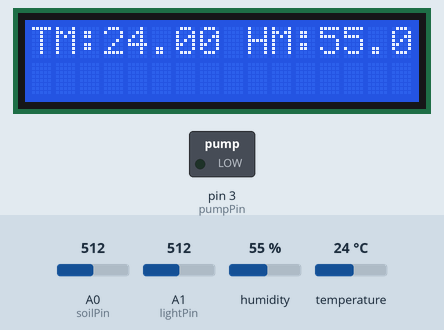
This sketch was run on a simulated Arduino Uno, built with avr-gcc and run on an emulated ATmega328P. On the bench: 16×2 character LCD, switched loads named in the sketch (green lamp = pin HIGH). The inputs (shaded band) are chosen by the test bench; at power-on: A0 (soilPin) = 512, humidity 55 %, temperature 24 °C, A1 (lightPin) = 512. What the sketch prints to the serial monitor is not drawn.

Above: at 1.3 s.
1.4 s: A0 (soilPin) set to 734
2.9 s: A0 (soilPin) set to 765
At 3.6 s:
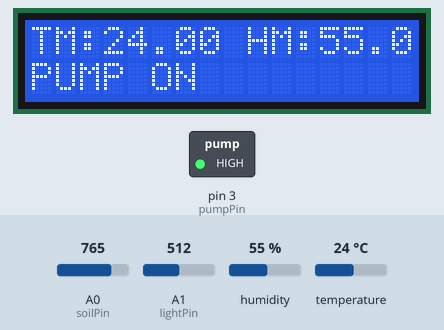
5.9 s: A0 (soilPin) set to 514
7.6 s: A0 (soilPin) set to 491
At 8.2 s:
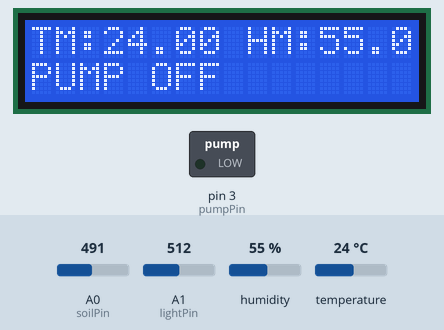
10.7 s: humidity set to 22 %
At 11.7 s:
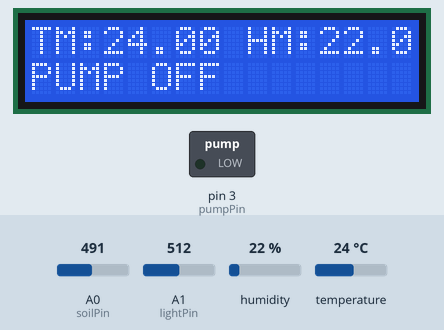
12.7 s: temperature set to 12 °C
At 14.0 s:
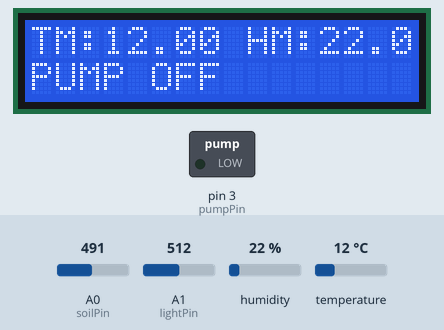
Timing chart, 0 to 15.7 s (numbered marks = the images above; inputs shaded):
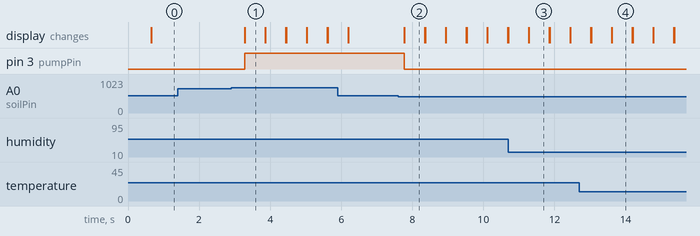

The sketch:

Smart_Farm.ino
```cpp
#include <DHT.h>
#include <DHT_U.h>
#include <Wire.h>
#include <LiquidCrystal_I2C.h>

LiquidCrystal_I2C lcd(0x27,16,2);

#define DHTTYPE DHT11
#define DHTPIN 2
#define soilPin A0
#define lightPin A1
#define pumpPin 3
int soilValue;
float temperature;
float humidity;
int lightValue;
int doOnce = 1;
DHT_Unified dht(DHTPIN, DHTTYPE);

uint32_t delayMS;
void setup() {
  // put your setup code here, to run once:
  Serial.begin(9600);
  dht.begin();
  lcd.init();
  lcd.init();
  lcd.backlight();
  lcd.clear();
  sensor_t sensor;
  dht.temperature().getSensor(&sensor);
  pinMode(pumpPin, OUTPUT);

}

void loop() {
  // put your main code here, to run repeatedly:
  soil();
  temp();
  light(); // I didn't do anything with my Light Value
  delay(500);
  if (doOnce == 1)
  {
    LCD(temperature,humidity);
  }
}


void soil() {
  soilValue = analogRead(soilPin);
  if (soilValue <= 500) {
    digitalWrite(pumpPin, LOW);
    lcd.setCursor(0,1);
    lcd.print("PUMP OFF ");
    delay(50);
  }
  else if (soilValue >= 750) {
    digitalWrite(pumpPin, HIGH);
    lcd.setCursor(0,1);
    lcd.print("PUMP ON");
    delay(50);
  }
}

void temp() {
    delay(delayMS);
  // Get temperature event and print its value.
  sensors_event_t event;
  dht.temperature().getEvent(&event);
  if (isnan(event.temperature)) {
    doOnce = 0;
    lcd.setCursor(0,0);
    lcd.print("ERR reading TEMP");
  }
  else {
    doOnce = 1;
    temperature = event.temperature;

  }
  // Get humidity event and print its value.
  dht.humidity().getEvent(&event);
  if (isnan(event.relative_humidity)) {
    doOnce = 0;
    lcd.setCursor(0,1);
    lcd.print("ERR reading HUMD");
  }
  else {
    doOnce = 1;
    humidity = event.relative_humidity;

  }
}

void light() {
  lightValue = analogRead(lightPin);
  Serial.print("Light: ");
  Serial.println(lightValue);
}

void LCD(float Temp ,float Humid)
{
  lcd.clear();
  lcd.setCursor(0,0);
  lcd.print("TM:");
  lcd.print(Temp);
  lcd.setCursor(9,0);
  lcd.print("HM:");
  lcd.print(Humid);

}
```

Measured:
- the behaviour switches between 749 and 750 on A0 (soilPin) (found by bisection; images 0 and 1)
- the behaviour switches between 501 and 500 on A0 (soilPin) (found by bisection; images 1 and 2)
- after the input at 1.4 s, every drawn part: stays the same
- after the input at 2.9 s, pin 3 (pumpPin): LOW → HIGH after 0.38 s; the display: changes after 0.39 s (image 1)
- after the input at 7.6 s, pin 3 (pumpPin): HIGH → LOW after 0.17 s; the display: changes after 0.17 s (image 2)
- after the input at 10.7 s, the display: first changes after 0.57 s (image 3 shows a later state)
- after the input at 12.7 s, the display: first differs from a run without the input after 0.91 s (image 4 shows a later state)
- what the display in image 1 shows lasts 0.6 s, from 3.3 s to 3.9 s
